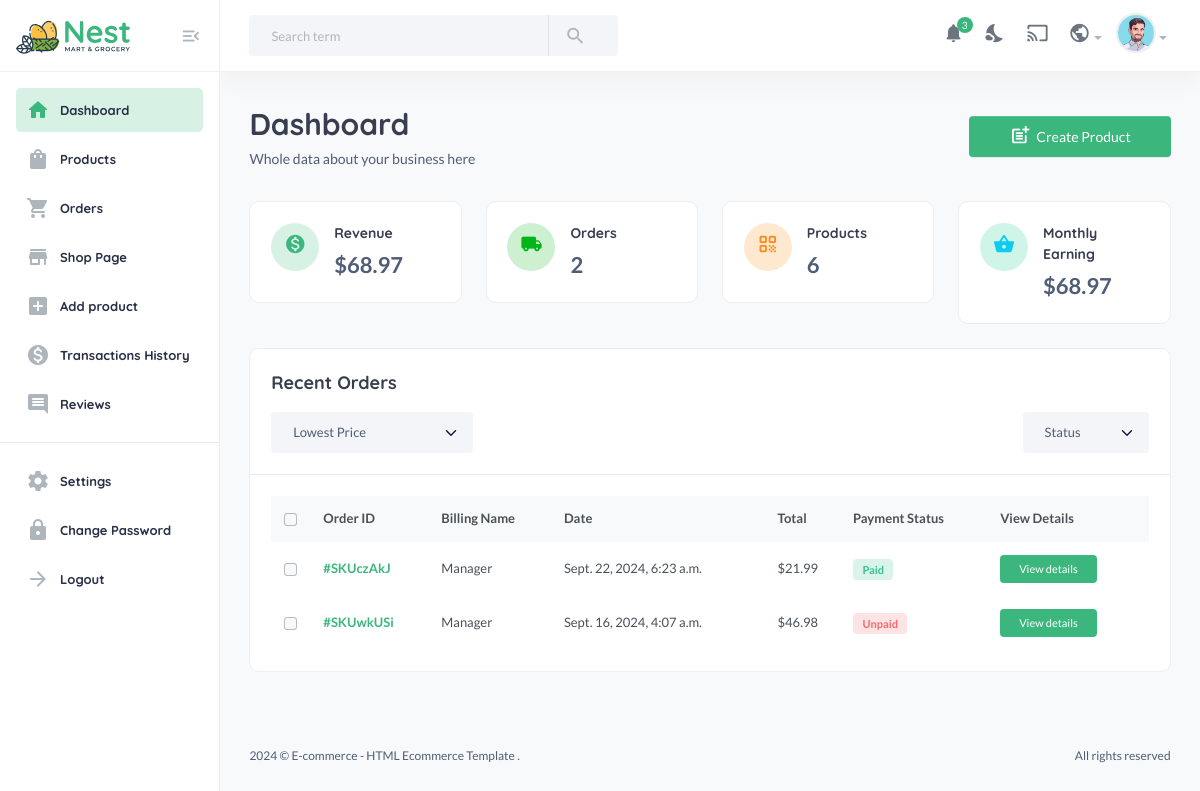
Page /useradmin/dashboard/ (signed in) on the earlier database version.
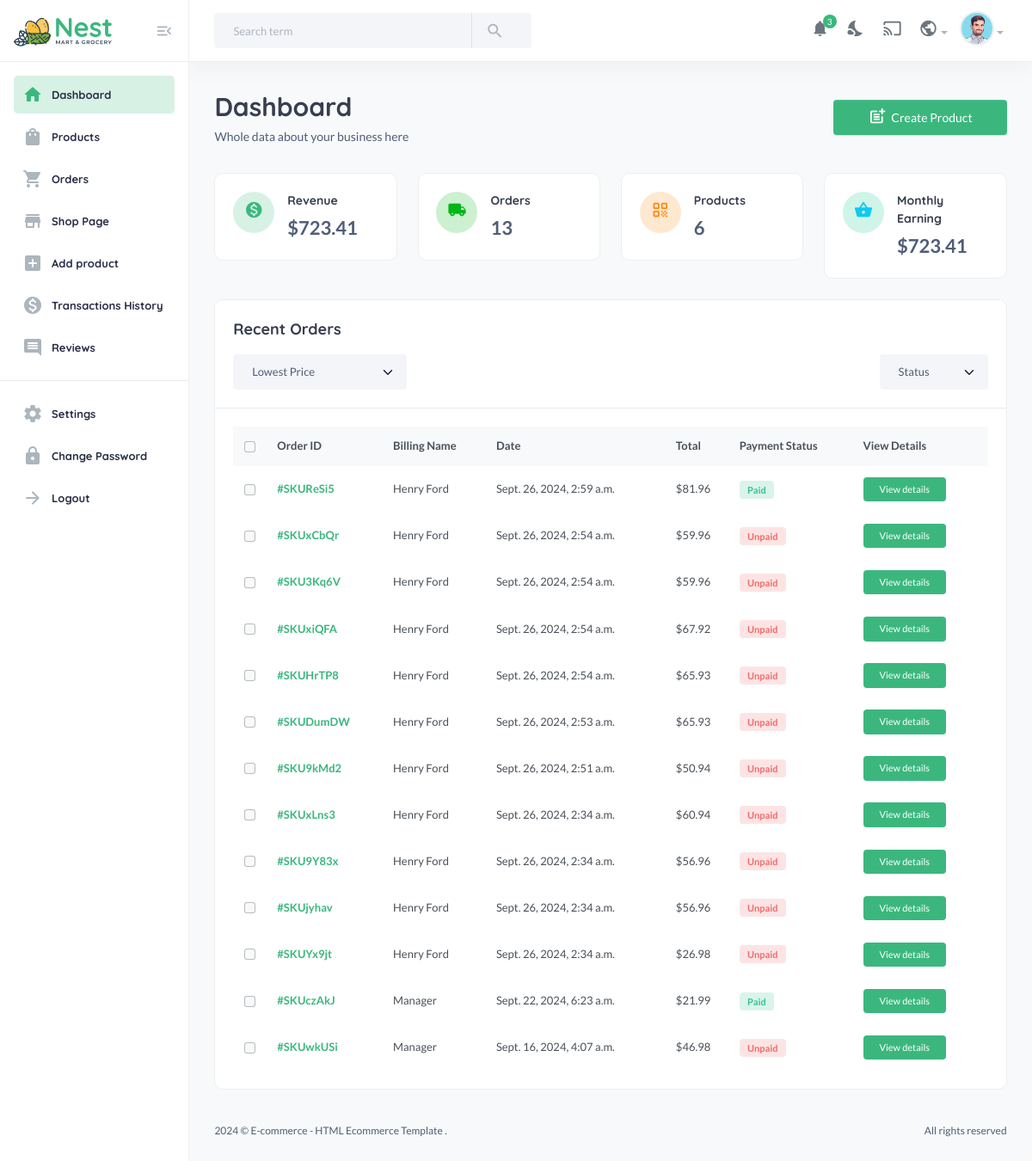
Same page on the later database version.
### core/models.py (models this page shows)
class CartOrder(models.Model):
    user = models.ForeignKey(User, on_delete=models.CASCADE, related_name="cart_orders")
    full_name = models.CharField(max_length=100, null=True, blank=True)
    email = models.EmailField(max_length=100, null=True, blank=True)
    phone = models.CharField(max_length=20, null=True, blank=True)
    address = models.CharField(max_length=100, null=True, blank=True)
    city = models.CharField(max_length=100, null=True, blank=True)
    state = models.CharField(max_length=100, null=True, blank=True)
    country = models.CharField(max_length=100, null=True, blank=True)
    price = models.DecimalField(max_digits=10, decimal_places=2, default="0.00")
    saved = models.DecimalField(max_digits=10, decimal_places=2, default="0.00")
    coupons = models.ManyToManyField(Coupon, blank=True)
    shipping_method = models.CharField(max_length=100, null=True, blank=True)
    tracking_id = models.CharField(max_length=100, null=True, blank=True)
    tracking_website_address = models.CharField(max_length=100, null=True, blank=True)
    paid_status = models.BooleanField(default=False)
    order_date = models.DateTimeField(auto_now_add=True)
    product_status = models.CharField(choices=STATUS_CHOICES, max_length=30, default="processing")
    sku = ShortUUIDField(null=True, blank=True, length=5, prefix="SKU", max_length=20)
    oid = ShortUUIDField(null=True, blank=True, length=5, prefix="SKU", max_length=20)
    stripe_payment_intent = models.CharField(max_length=1000, null=True, blank=True)
    class Meta:
        verbose_name_plural = "Cart Orders"

### useradmin/decorators.py (the view)
    def wrapper(request, *args, **kwargs):
        if not request.user.is_superuser:
            messages.warning(request, "You are not authorized to access this page.")
            return redirect('userauths:sign-in')
        return view_function(request, *args, **kwargs)

### core/context_processors.py (called while the page is built)
def default(request):
    categories = Category.objects.all()
    vendors = Vendor.objects.all()
    min_max_price = Product.objects.aggregate(Min("price"), Max("price"))
    user_wishlist = []
    if request.user.is_authenticated:
        user_wishlist = [item.product.pid for item in WishList.objects.filter(user=request.user)]
    try:
        address = Address.objects.get(user=request.user)
    except:
        address = None
    return {
        'categories': categories,
        'vendors': vendors,
        'address': address,
        'min_max_price': min_max_price,
        'user_wishlist': user_wishlist,
    }

### templates/useradmin/dashboard.html (shortened to what the changed rows need)
{% extends 'useradmin/base.html' %}
{% load static %}
{% block content %}
<section class="content-main">
  <div class="content-header">
    <div>
      <h2 class="content-title card-title">Dashboard</h2>
    </div>
  </div>
  <div class="row">
    <div class="col-lg-3">
      <div class="card card-body mb-4">
        <article class="icontext">
          <div class="text">
            <h6 class="mb-1 card-title">Revenue</h6>
            <span>${{revenue|floatformat:2}}</span>
          </div>
        </article>
      </div>
    </div>
    <div class="col-lg-3">
      <div class="card card-body mb-4">
        <article class="icontext">
          <div class="text">
            <h6 class="mb-1 card-title">Orders</h6>
            <span>{{order_count}}</span>
          </div>
        </article>
      </div>
    </div>
    <div class="col-lg-3">
      <div class="card card-body mb-4">
        <article class="icontext">
          <div class="text">
            <h6 class="mb-1 card-title">Monthly Earning</h6>
            <span>${{monthly_revenue.price|floatformat:2}}</span>
          </div>
        </article>
      </div>
    </div>
  </div>
  <div class="card mb-4">
    <div class="card-body">
      <div class="table-responsive">
        <div class="table-responsive">
          <table class="table align-middle table-nowrap mb-0">
            <thead class="table-light">
              <tr>
                <th scope="col" class="text-center">
                  <div class="form-check align-middle">
                    <input
                      class="form-check-input"
                      type="checkbox"
                      id="transactionCheck01"
                    />
                  </div>
                </th>
                <th class="align-middle" scope="col">Order ID</th>
                <th class="align-middle" scope="col">Billing Name</th>
                <th class="align-middle" scope="col">Date</th>
                <th class="align-middle" scope="col">Total</th>
                <th class="align-middle" scope="col">Payment Status</th>
                <th class="align-middle" scope="col">View Details</th>
              </tr>
            </thead>
            <tbody>
            {% for order in orders %}
              <tr>
                <td class="text-center">
                  <div class="form-check">
                    <input
                      class="form-check-input"
                      type="checkbox"
                      id="transactionCheck02"
                    />
                  </div>
                </td>
                <td><a href="#" class="fw-bold">#{{order.sku}}</a></td>
                <td>{{order.full_name}}</td>
                <td>{{order.order_date}}</td>
                <td>${{order.price|floatformat:2}}</td>
                <td>
                  {% if order.paid_status %}
                    <span class="badge badge-pill badge-soft-success">Paid</span>
                  {% else %}
                    <span class="badge badge-pill badge-soft-danger">Unpaid</span>
                  {% endif %}
                </td>
                <td>
                  <a href="#" class="btn btn-xs"> View details</a>
                </td>
              </tr>
            {% endfor %}
            </tbody>
          </table>
        </div>
      </div>
    </div>
  </div>
</section>
{% endblock content %}

Differences in the rows shown:
added CartOrder: sku "SKUReSi5", full_name "Henry Ford", order_date "Sept. 26, 2024, 2:59 a.m.", price "81.96", paid_status "Paid"
added CartOrder: sku "SKUxCbQr", full_name "Henry Ford", order_date "Sept. 26, 2024, 2:54 a.m.", price "59.96", paid_status "Unpaid"
added CartOrder: sku "SKU3Kq6V", full_name "Henry Ford", order_date "Sept. 26, 2024, 2:54 a.m.", price "59.96", paid_status "Unpaid"
added CartOrder: sku "SKUxiQFA", full_name "Henry Ford", order_date "Sept. 26, 2024, 2:54 a.m.", price "67.92", paid_status "Unpaid"
added CartOrder: sku "SKUHrTP8", full_name "Henry Ford", order_date "Sept. 26, 2024, 2:54 a.m.", price "65.93", paid_status "Unpaid"
added CartOrder: sku "SKUDumDW", full_name "Henry Ford", order_date "Sept. 26, 2024, 2:53 a.m.", price "65.93", paid_status "Unpaid"
added CartOrder: sku "SKU9kMd2", full_name "Henry Ford", order_date "Sept. 26, 2024, 2:51 a.m.", price "50.94", paid_status "Unpaid"
added CartOrder: sku "SKUxLns3", full_name "Henry Ford", order_date "Sept. 26, 2024, 2:34 a.m.", price "60.94", paid_status "Unpaid"
added CartOrder: sku "SKU9Y83x", full_name "Henry Ford", order_date "Sept. 26, 2024, 2:34 a.m.", price "56.96", paid_status "Unpaid"
added CartOrder: sku "SKUjyhav", full_name "Henry Ford", order_date "Sept. 26, 2024, 2:34 a.m.", price "56.96", paid_status "Unpaid"
added CartOrder: sku "SKUYx9jt", full_name "Henry Ford", order_date "Sept. 26, 2024, 2:34 a.m.", price "26.98", paid_status "Unpaid"
Other differences:
{{ revenue|floatformat:2 }}: "68.97" → "723.41"
{{ order_count }}: "2" → "13"
{{ monthly_revenue.price|floatformat:2 }}: "68.97" → "723.41"
